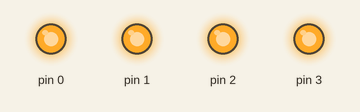
A sketch run on a simulated Arduino Uno, built with avr-gcc and run on an emulated ATmega328P. Shown: output pins drawn as LEDs (lit = HIGH).

Above: at 0.5 s.
At 3.5 s:
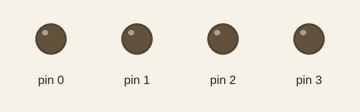
Timing chart, 0 to 4.6 s (numbered marks = the images above):
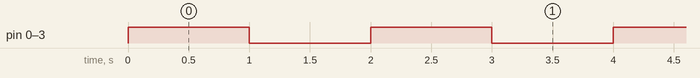

The sketch:

obc_power_control.ino
```cpp
void setup() {
  // put your setup code here, to run once:
  pinMode(PD0,OUTPUT);
  pinMode(PD1,OUTPUT);
  pinMode(PD2,OUTPUT);
  pinMode(PD3,OUTPUT);
}

void loop() {
  digitalWrite(PD0,!digitalRead(PD0));
  digitalWrite(PD1,!digitalRead(PD1));
  digitalWrite(PD2,!digitalRead(PD2));
  digitalWrite(PD3,!digitalRead(PD3));
  delay(1000);
  // put your main code here, to run repeatedly:

}
```

Measured:
- by itself, pin 0–3: alternates HIGH for 1.0 s and LOW for 1.0 s
